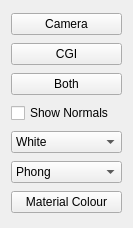
<?xml version="1.0" encoding="UTF-8"?>
<ui version="4.0">
 <class>Form</class>
 <widget class="QWidget" name="Form">
  <property name="geometry">
   <rect>
    <x>0</x>
    <y>0</y>
    <width>133</width>
    <height>228</height>
   </rect>
  </property>
  <property name="windowTitle">
   <string>Controls</string>
  </property>
  <layout class="QVBoxLayout" name="verticalLayout">
   <item>
    <widget class="QPushButton" name="s_cameraButton">
     <property name="text">
      <string>Camera</string>
     </property>
    </widget>
   </item>
   <item>
    <widget class="QPushButton" name="s_cgiButton">
     <property name="text">
      <string>CGI</string>
     </property>
    </widget>
   </item>
   <item>
    <widget class="QPushButton" name="s_bothButton">
     <property name="text">
      <string>Both</string>
     </property>
    </widget>
   </item>
   <item>
    <widget class="QCheckBox" name="s_showNormals">
     <property name="text">
      <string>Show Normals</string>
     </property>
    </widget>
   </item>
   <item>
    <widget class="QComboBox" name="s_lightMode">
     <item>
      <property name="text">
       <string>White</string>
      </property>
     </item>
     <item>
      <property name="text">
       <string>Red</string>
      </property>
     </item>
     <item>
      <property name="text">
       <string>Green</string>
      </property>
     </item>
     <item>
      <property name="text">
       <string>Blue</string>
      </property>
     </item>
    </widget>
   </item>
   <item>
    <widget class="QComboBox" name="s_shaderMode">
     <item>
      <property name="text">
       <string>Phong</string>
      </property>
     </item>
     <item>
      <property name="text">
       <string>Colour</string>
      </property>
     </item>
     <item>
      <property name="text">
       <string>Diffuse</string>
      </property>
     </item>
     <item>
      <property name="text">
       <string>Noise</string>
      </property>
     </item>
    </widget>
   </item>
   <item>
    <widget class="QPushButton" name="s_colourButton">
     <property name="text">
      <string>Material Colour</string>
     </property>
    </widget>
   </item>
  </layout>
 </widget>
 <resources/>
 <connections/>
</ui>
